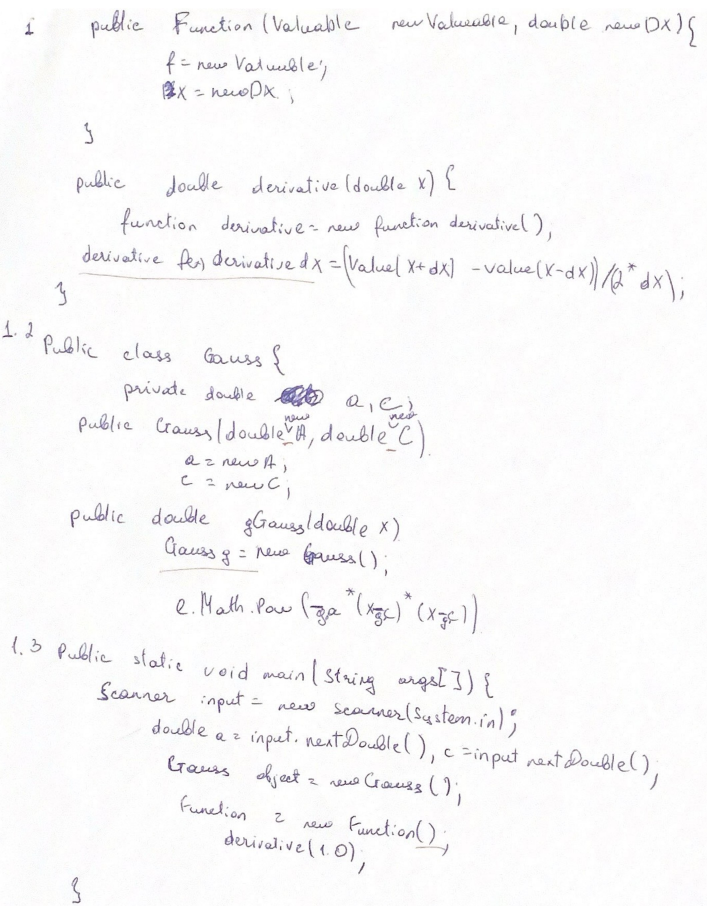
#> input picture midterm_project/cs_handwriting_cropped/H101/OOP.FT.180515.H101_p2_cropped.jpg, 2121 x 2718 px, found by its file name (shown at 1/3 size); its folder holds 4 pictures in this run
$ python tune.py
#> lines starting #> are read from the running program, lines starting #| are printed output that depends on the picture; after the words box and inside, x2 and y2 are one past the last pixel; in counts of white or black regions, pixels touching at a corner belong together
import os, numpy as np
import cv2

def fine_tune(input_path, output_path):
    image = cv2.imread(input_path)
#> image is the input picture: shape (2718, 2121, 3); mean B, G, R 249.1, 248.5, 249.1

    # Convert the image to grayscale
    gray = cv2.cvtColor(image, cv2.COLOR_BGR2GRAY)

    # Apply auto-contrast using CLAHE
    clahe = cv2.createCLAHE(clipLimit=2.0, tileGridSize=(8, 8))
    enhanced_img = clahe.apply(gray)
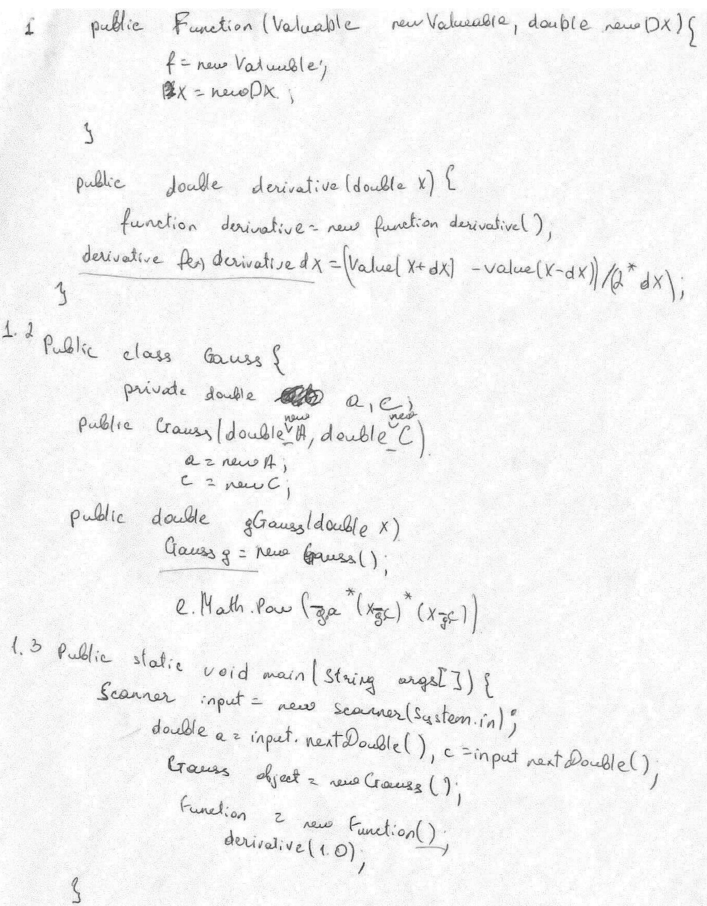
#> enhanced_img: shape (2718, 2121) (shown at 1/3 size); min 7, max 255, mean 243.5

    # Apply Gaussian blur for smoothing
    blurred_img = cv2.GaussianBlur(enhanced_img, (5, 5), 0)

    # Increase contrast and brightness
    alpha = 1.2  # Contrast control (1.0 means no change)
    beta = 10    # Brightness control (0 means no change)
    contrast_bright_img = cv2.convertScaleAbs(blurred_img, alpha=alpha, beta=beta)
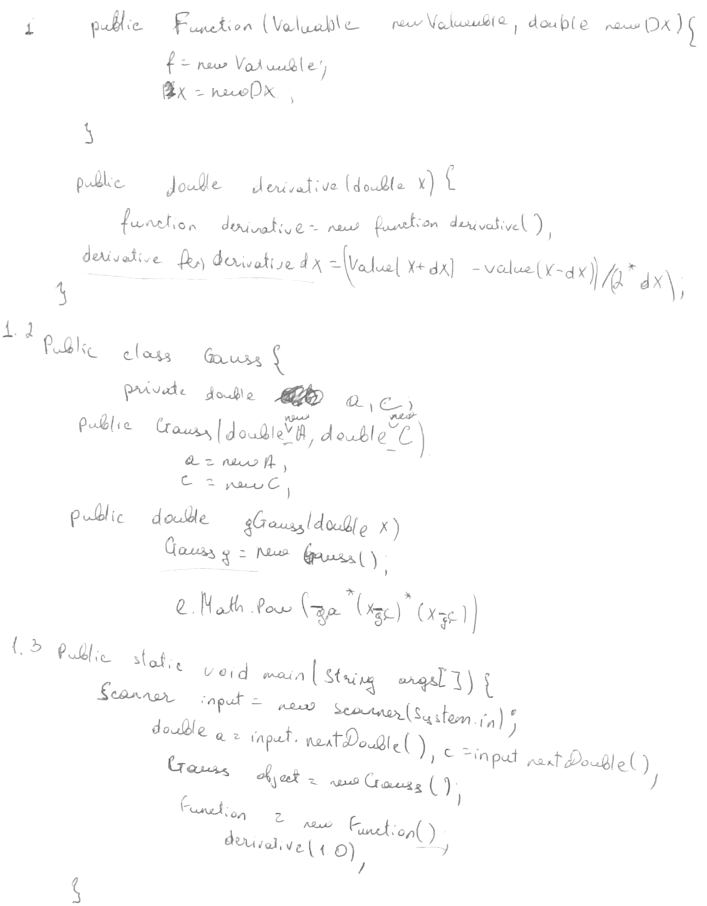
#> contrast_bright_img: shape (2718, 2121) (shown at 1/3 size); min 63, max 255, mean 252.4

    # Convert to binary image
    _, binary_img = cv2.threshold(contrast_bright_img, 0, 255, cv2.THRESH_BINARY + cv2.THRESH_OTSU)
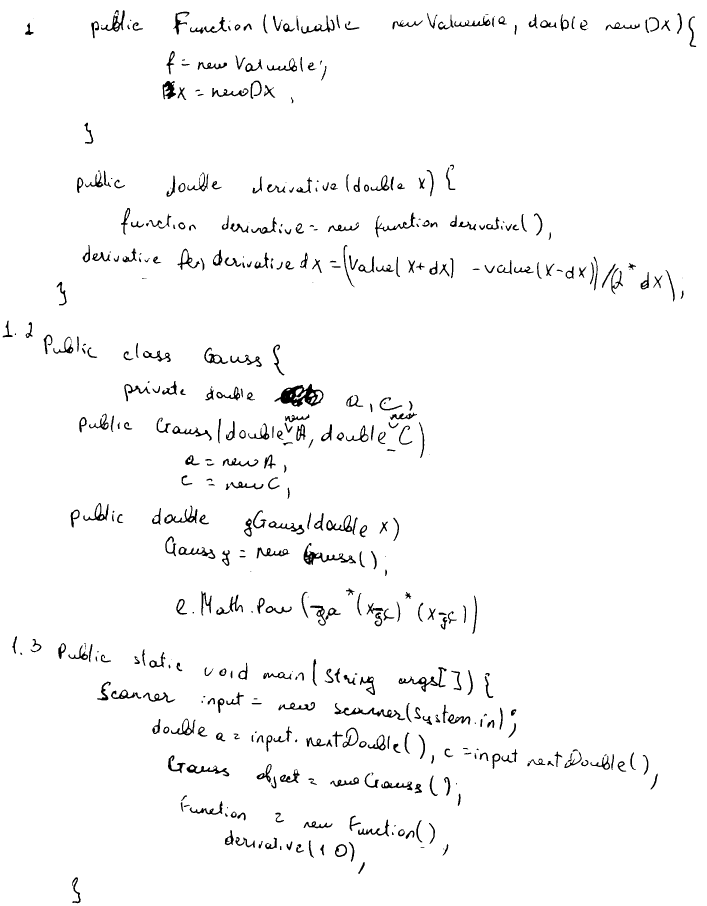
#> binary_img: shape (2718, 2121) (shown at 1/3 size); 97.3% white; 485 black regions (46 under 20 px), largest, box (x1, y1, x2, y2) and area: (823, 1151, 971, 1221) 4645, (911, 1629, 1068, 1695) 2252, (1003, 2109, 1216, 2161) 2036

    # Sharpening
    kernel_sharpening = np.array([[-1, -1, -1],
                                  [-1, 9, -1],
                                  [-1, -1, -1]])
    sharpened_image = cv2.filter2D(binary_img, -1, kernel_sharpening)

    # Save the fine-tuned image
    cv2.imwrite(output_path, sharpened_image)

def tune_and_convert(input_folder, output_folder):
    for filename in os.listdir(input_folder):
        if filename.endswith(".jpg"):
            input_path = os.path.join(input_folder, filename)
            output_path = os.path.join(output_folder, filename.replace("_cropped.jpg", "_bin.jpg"))
            fine_tune(input_path, output_path)
#> pass 2 of the loop in tune_and_convert, `for filename in os.listdir(input_folder):`:
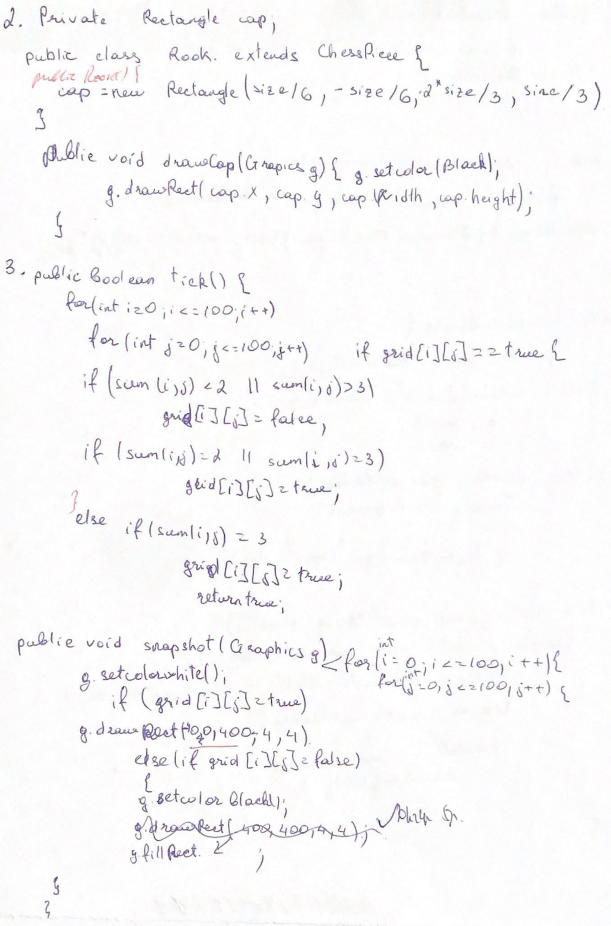
#> input picture midterm_project/cs_handwriting_cropped/H101/OOP.FT.180515.H101_p3_cropped.jpg, 1833 x 2776 px, found by its file name (shown at 1/3 size)
#> in fine_tune, image is the input picture: shape (2776, 1833, 3); mean B, G, R 248.7, 248, 248.6
#> gray: shape (2776, 1833)
#> in fine_tune (call 2), `enhanced_img = clahe.apply(gray)`:
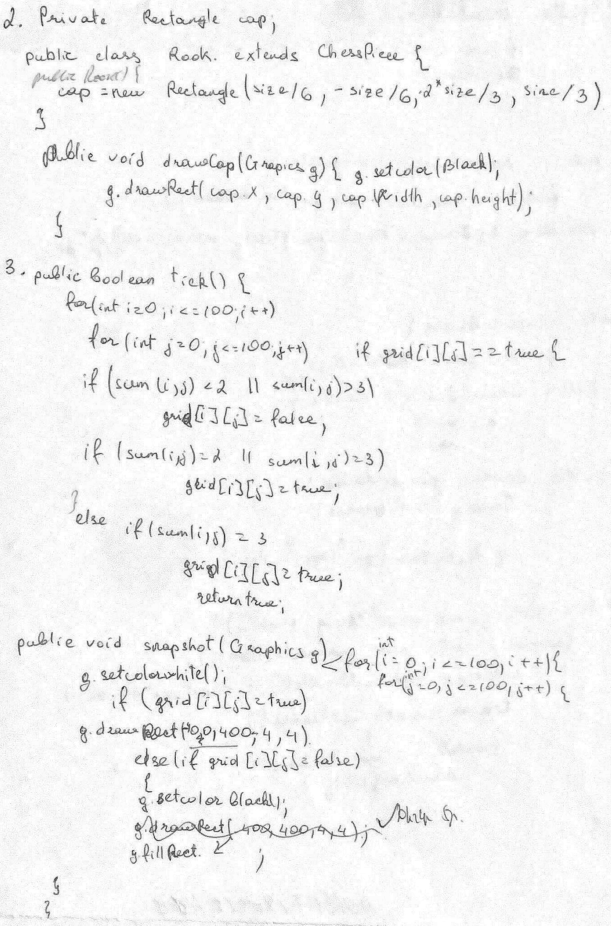
#> enhanced_img: shape (2776, 1833) (shown at 1/3 size); min 3, max 255, mean 242.8
#> blurred_img: shape (2776, 1833)
#> contrast_bright_img: shape (2776, 1833)
#> in fine_tune (call 2), `_, binary_img = cv2.threshold(contrast_bright_img, 0, 255, cv2.THRESH_..`:
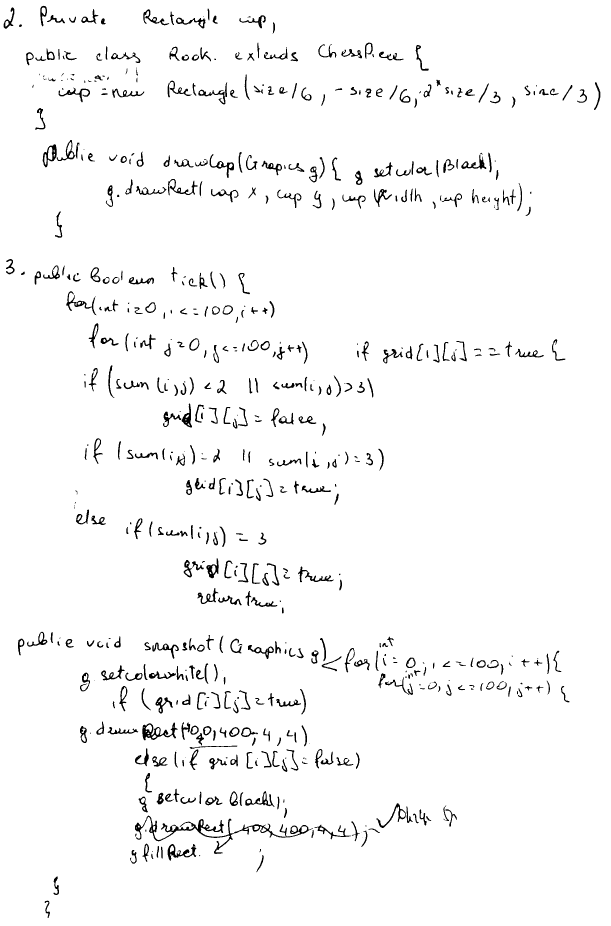
#> binary_img: shape (2776, 1833) (shown at 1/3 size); 97% white; 618 black regions (87 under 20 px), largest, box (x1, y1, x2, y2) and area: (405, 2447, 939, 2562) 6830, (427, 2168, 533, 2221) 1988, (503, 2532, 589, 2582) 1402
#> pass 3 of the loop in tune_and_convert, `for filename in os.listdir(input_folder):`:
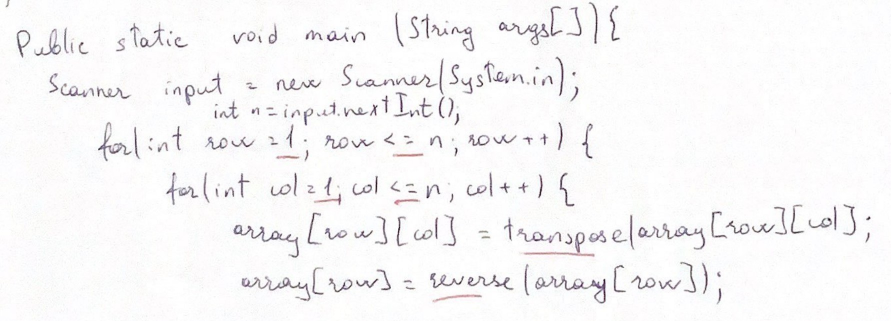
#> input picture midterm_project/cs_handwriting_cropped/H101/OOP.MT1.170215.H101_p1_cropped.jpg, 1781 x 641 px, found by its file name (shown at 1/2 size)
#> in fine_tune, image is the input picture: shape (641, 1781, 3); mean B, G, R 247.1, 246.4, 247.2
#> gray: shape (641, 1781)
#> in fine_tune (call 3), `enhanced_img = clahe.apply(gray)`:
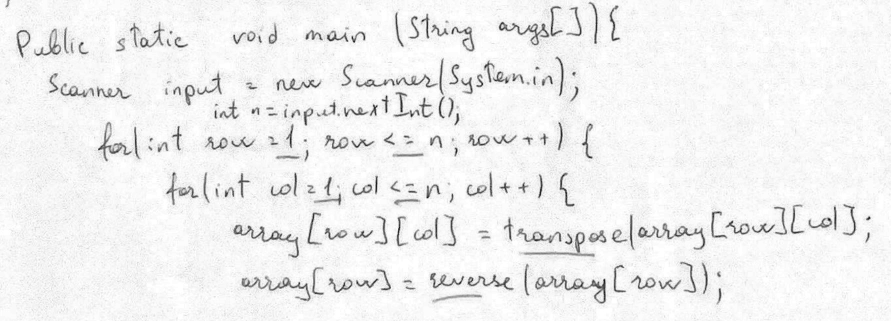
#> enhanced_img: shape (641, 1781) (shown at 1/2 size); min 3, max 255, mean 240.3
#> blurred_img: shape (641, 1781)
#> contrast_bright_img: shape (641, 1781)
#> in fine_tune (call 3), `_, binary_img = cv2.threshold(contrast_bright_img, 0, 255, cv2.THRESH_..`:
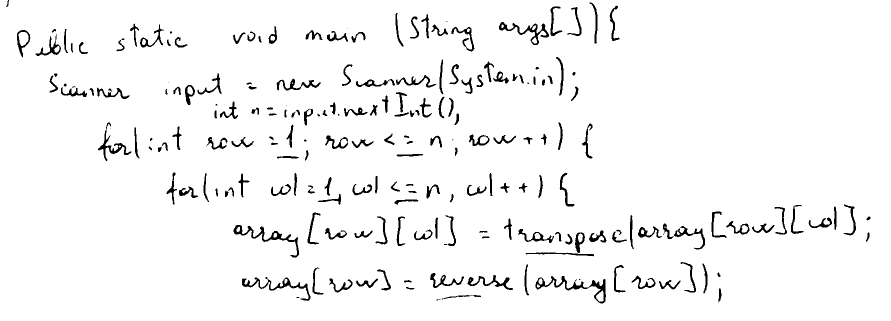
#> binary_img: shape (641, 1781) (shown at 1/2 size); 96.1% white; 207 black regions (18 under 20 px), largest, box (x1, y1, x2, y2) and area: (1071, 552, 1212, 607) 1454, (467, 450, 598, 515) 1261, (484, 554, 621, 602) 1108
#> the loop made 4 passes; the first 3 are shown


input_folders = ["cs_handwriting_cropped/H101", "cs_handwriting_cropped/H102"]
output_folders = ["cs_handwriting_bin/H101", "cs_handwriting_bin/H102"]

os.makedirs(output_folders[0], exist_ok=True)
os.makedirs(output_folders[1], exist_ok=True)

tune_and_convert(input_folders[0], output_folders[0])
tune_and_convert(input_folders[1], output_folders[1])
#> (the run stopped early here; a loop or call above may not have finished)
